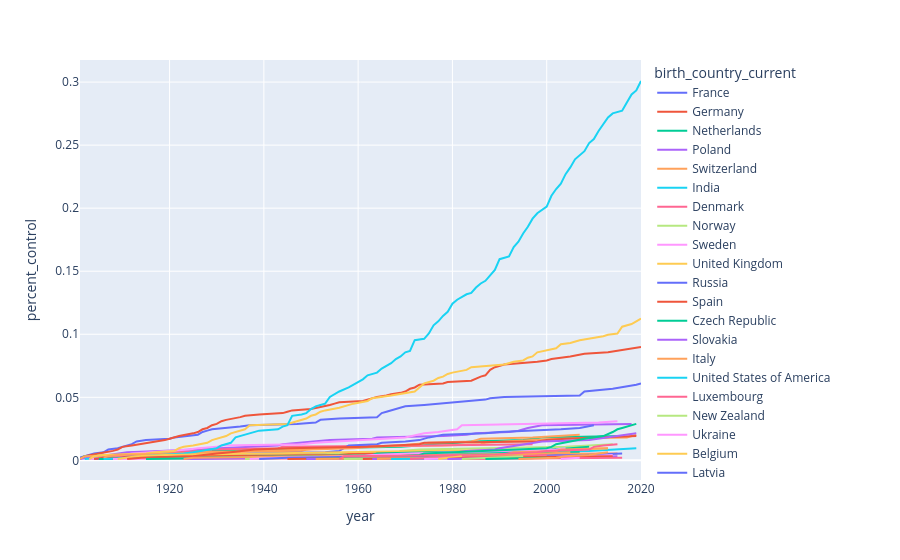

Here is the notebook cell this chart was saved with:
### Code cell
px.line(prizes_over_time,x='year', y='percent_control', color='birth_country_current')
